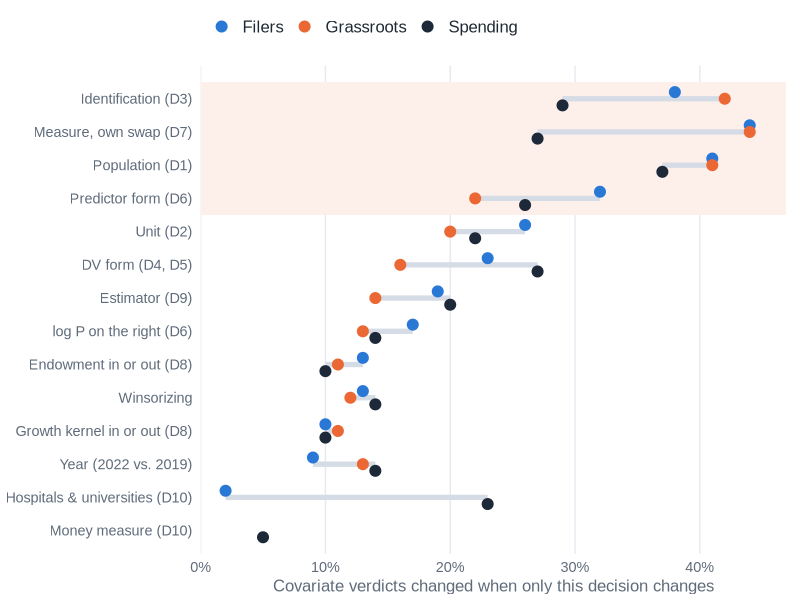
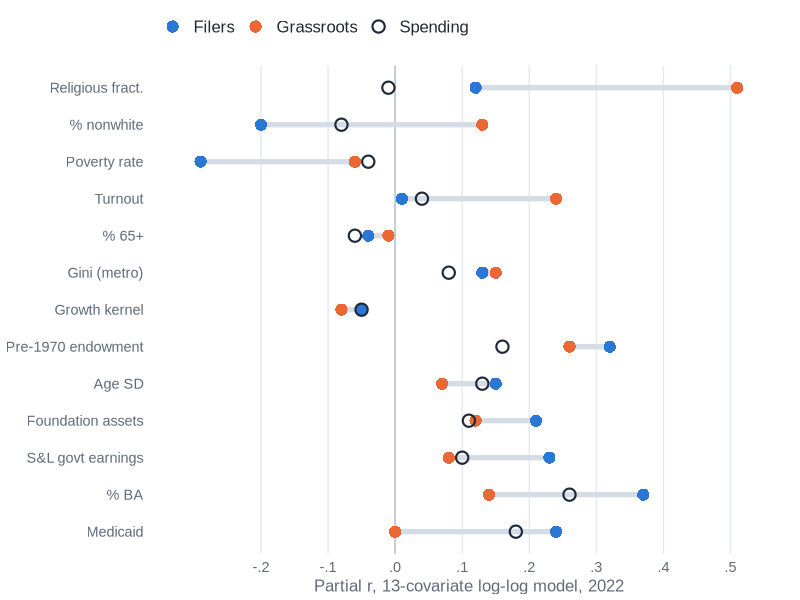
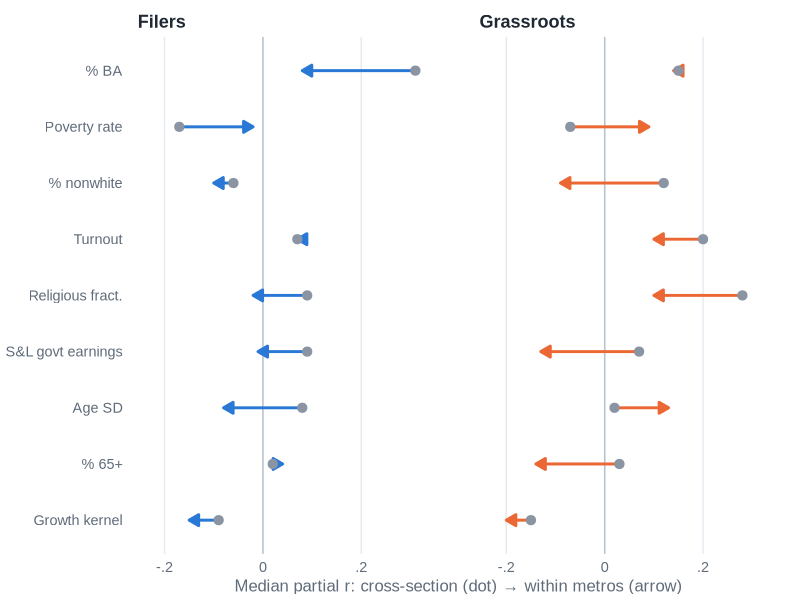
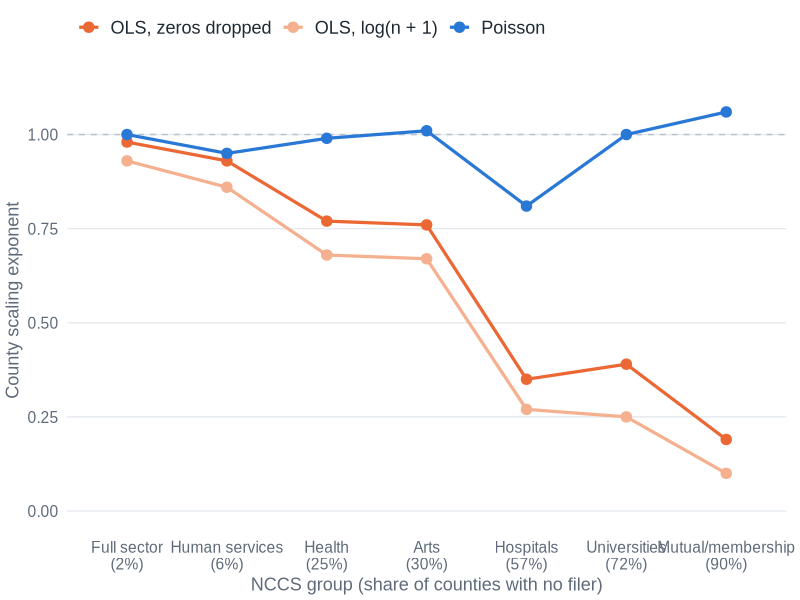
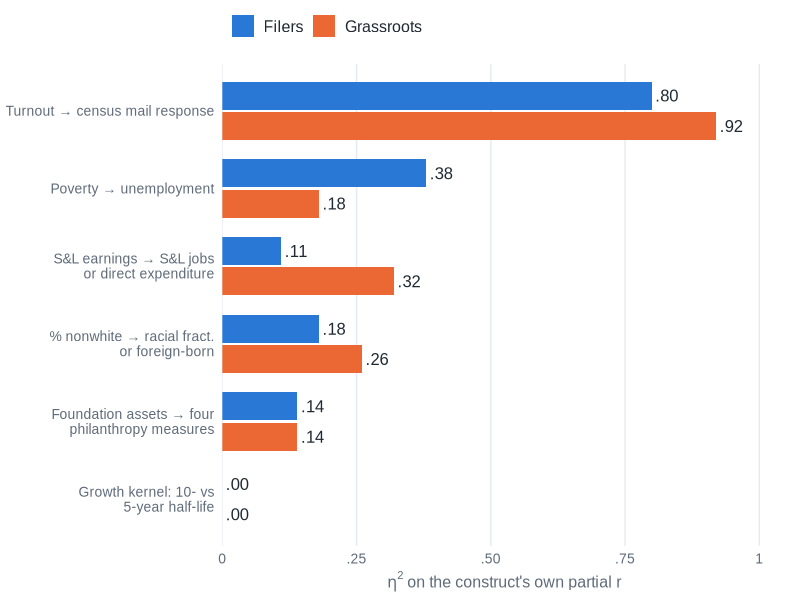
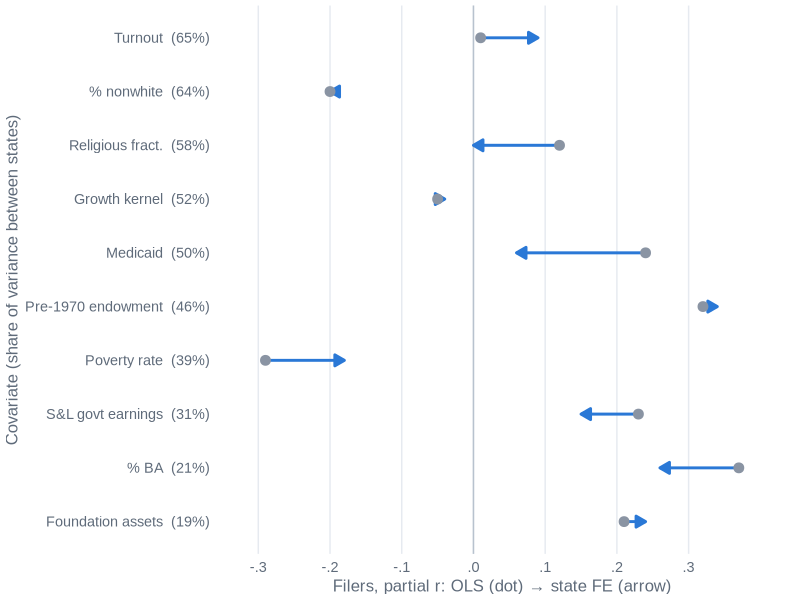
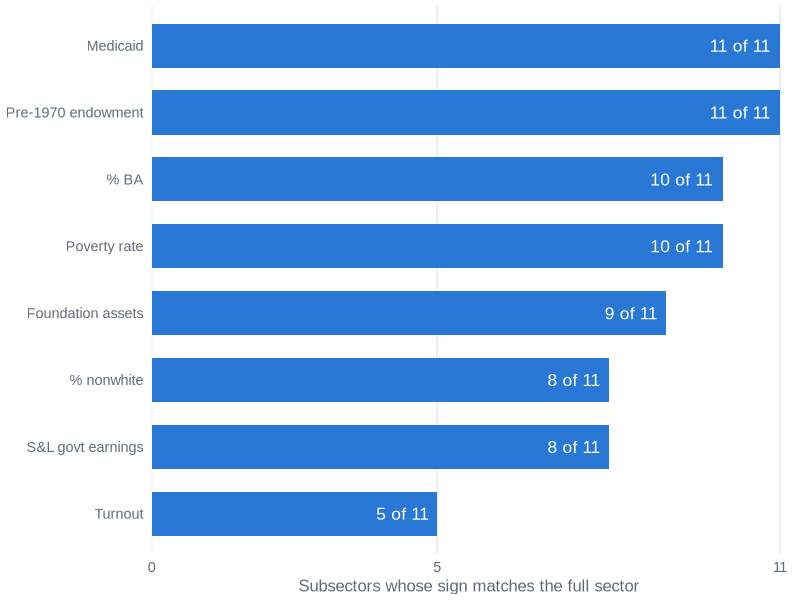

Reproduce these figures in R, in order.
# Figures for the design-decisions deck (build_design_decisions_deck.ps1).
# Values are transcribed from paper/04-design-decisions.qmd (run v11, 13-covariate
# model); each block names the table it comes from. Re-run after the chapter changes.
# Palette matches the stylized-facts deck: blue 2A78D6 (filers), orange EB6834 (grassroots).
#   Rscript paper/slides/make_deck_figures.R

suppressPackageStartupMessages({ library(ggplot2) })

here <- function(...) {
  args <- commandArgs(trailingOnly = FALSE)
  f <- sub("^--file=", "", args[grep("^--file=", args)])
  d <- if (length(f)) dirname(normalizePath(f)) else "paper/slides"
  file.path(d, ...)
}
out <- here("figs")
dir.create(out, showWarnings = FALSE)

ink <- "#1F2933"; muted <- "#5F6B7A"; grid <- "#E6EAF0"; tint <- "#F1F4F8"
blue <- "#2A78D6"; orange <- "#EB6834"; light_orange <- "#F4B08F"; gray <- "#8A94A3"
pop_cols <- c(Filers = blue, Grassroots = orange, Spending = "#1D2939")
font <- "Arial"

theme_deck <- function(base = 13) {
  theme_minimal(base_size = base, base_family = font) +
    theme(
      text = element_text(colour = ink),
      axis.text = element_text(colour = muted),
      axis.title = element_text(colour = muted, size = base - 1),
      panel.grid.major.y = element_blank(),
      panel.grid.minor = element_blank(),
      panel.grid.major.x = element_line(colour = grid, linewidth = .5),
      legend.position = "top", legend.justification = "left",
      legend.title = element_blank(),
      legend.text = element_text(colour = ink, size = base - 1),
      strip.text = element_text(colour = ink, face = "bold", hjust = 0, size = base),
      plot.margin = margin(4, 10, 4, 4)
    )
}
save <- function(p, name, w, h) {
  ggsave(file.path(out, name), p, width = w, height = h, dpi = 250,
         device = ragg::agg_png, bg = "white")
}
r_lab <- function(x) sub("^(-?)0", "\\1", sprintf("%.1f", x))

# ---- Impact: verdicts changed by decision (tbl-impact-summary) ---------------
imp <- data.frame(
  decision = c("Identification (D3)", "Measure, own swap (D7)", "Population (D1)",
               "Predictor form (D6)", "Unit (D2)", "DV form (D4, D5)", "Estimator (D9)",
               "log P on the right (D6)", "Endowment in or out (D8)", "Winsorizing",
               "Growth kernel in or out (D8)", "Year (2022 vs. 2019)",
               "Hospitals & universities (D10)", "Money measure (D10)"),
  Filers     = c(38, 44, 41, 32, 26, 23, 19, 17, 13, 13, 10,  9,  2, NA),
  Grassroots = c(42, 44, 41, 22, 20, 16, 14, 13, 11, 12, 11, 13, NA, NA),
  Spending   = c(29, 27, 37, 26, 22, 27, 20, 14, 10, 14, 10, 14, 23,  5)
)
imp$decision <- factor(imp$decision, levels = rev(imp$decision))
il <- reshape(imp, direction = "long", varying = names(pop_cols), v.names = "pct",
              timevar = "pop", times = names(pop_cols), idvar = "decision")
il <- il[!is.na(il$pct), ]
rng <- aggregate(pct ~ decision, il, function(x) c(min(x), max(x)))
rng <- data.frame(decision = rng$decision, lo = rng$pct[, 1], hi = rng$pct[, 2])
il$y <- as.numeric(il$decision) + c(Filers = .2, Grassroots = 0, Spending = -.2)[il$pop]
p <- ggplot(il, aes(pct, y)) +
  annotate("rect", xmin = -Inf, xmax = Inf, ymin = 10.5, ymax = 14.5, fill = "#FDF0EA") +
  geom_segment(data = rng, aes(x = lo, xend = hi, y = as.numeric(decision), yend = as.numeric(decision)),
               colour = "#D5DCE5", linewidth = 1.8) +
  geom_point(aes(colour = pop), size = 3.4) +
  scale_y_continuous(breaks = seq_along(levels(imp$decision)), labels = levels(imp$decision),
                     expand = expansion(add = .5)) +
  scale_colour_manual(values = pop_cols) +
  scale_x_continuous(limits = c(0, 46), breaks = seq(0, 40, 10), labels = function(x) paste0(x, "%"),
                     expand = expansion(mult = c(0, .02))) +
  labs(x = "Covariate verdicts changed when only this decision changes", y = NULL) +
  theme_deck(13)
save(p, "impact.png", 7.8, 5.6)

# ---- D1: partial r by population (tbl-d1) -------------------------------------
d1 <- data.frame(
  cov = c("% BA", "Foundation assets", "% nonwhite", "Turnout", "Poverty rate",
          "S&L govt earnings", "Medicaid", "Growth kernel", "Pre-1970 endowment",
          "Gini (metro)", "Religious fract.", "Age SD", "% 65+"),
  Filers     = c(.37, .21, -.20, .01, -.29, .23, .24, -.05, .32, .13, .12, .15, -.04),
  Grassroots = c(.14, .12,  .13, .24, -.06, .08, .00, -.08, .26, .15, .51, .07, -.01),
  Spending   = c(.26, .11, -.08, .04, -.04, .10, .18, -.05, .16, .08, -.01, .13, -.06)
)
d1$cov <- factor(d1$cov, levels = d1$cov[order(d1$Grassroots - d1$Filers)])
dl <- reshape(d1, direction = "long", varying = names(pop_cols), v.names = "r",
              timevar = "pop", times = names(pop_cols), idvar = "cov")
seg <- data.frame(cov = d1$cov, lo = pmin(d1$Filers, d1$Grassroots), hi = pmax(d1$Filers, d1$Grassroots))
p <- ggplot(dl, aes(r, cov)) +
  geom_vline(xintercept = 0, colour = "#B8C2CE") +
  geom_segment(data = seg, aes(x = lo, xend = hi, yend = cov), colour = "#D5DCE5", linewidth = 1.8) +
  geom_point(aes(colour = pop, shape = pop), size = 3.4, stroke = 1.1) +
  scale_colour_manual(values = pop_cols) + scale_shape_manual(values = c(16, 16, 1)) +
  scale_x_continuous(limits = c(-.32, .54), breaks = seq(-.2, .5, .1), labels = r_lab) +
  labs(x = "Partial r, 13-covariate log-log model, 2022", y = NULL) +
  theme_deck(13)
save(p, "d1_populations.png", 6.4, 5.4)

# ---- D3: cross-section -> within metros (tbl-d3) ------------------------------
d3 <- data.frame(
  cov = rep(c("% BA", "Poverty rate", "% nonwhite", "Turnout", "Religious fract.",
              "S&L govt earnings", "Age SD", "% 65+", "Growth kernel"), 2),
  pop = rep(c("Filers", "Grassroots"), each = 9),
  cs  = c(.31, -.17, -.06, .07, .09, .09, .08, .02, -.09,
          .15, -.07,  .12, .20, .28, .07, .02, .03, -.15),
  wi  = c(.08, -.02, -.10, .07, -.02, -.01, -.08, .04, -.15,
          .14,  .09, -.09, .10, .10, -.13, .13, -.14, -.20)
)
d3$cov <- factor(d3$cov, levels = rev(unique(d3$cov)))
p <- ggplot(d3, aes(y = cov)) +
  geom_vline(xintercept = 0, colour = "#B8C2CE") +
  geom_segment(aes(x = cs, xend = wi, yend = cov, colour = pop), linewidth = 1,
               arrow = arrow(length = unit(.11, "in"), type = "closed")) +
  geom_point(aes(x = cs), colour = gray, size = 2.8) +
  facet_wrap(~pop) +
  scale_colour_manual(values = pop_cols, guide = "none") +
  scale_x_continuous(limits = c(-.24, .34), breaks = c(-.2, 0, .2), labels = c("-.2", "0", ".2")) +
  labs(x = "Median partial r: cross-section (dot) → within metros (arrow)", y = NULL) +
  theme_deck(13) + theme(panel.spacing = unit(1.4, "lines"))
save(p, "d3_within.png", 6.4, 5.4)

# ---- D5: scaling exponent by estimator and share of zeros (tbl-d5) -------------
d5 <- data.frame(
  grp = c("Full sector (2%)", "Human services (6%)", "Health (25%)", "Arts (30%)",
          "Hospitals (57%)", "Universities (72%)", "Mutual/membership (90%)"),
  `OLS, zeros dropped` = c(.98, .93, .77, .76, .35, .39, .19),
  `OLS, log(n + 1)`    = c(.93, .86, .68, .67, .27, .25, .10),
  Poisson              = c(1.00, .95, .99, 1.01, .81, 1.00, 1.06), check.names = FALSE
)
d5$grp <- factor(d5$grp, levels = d5$grp)
d5l <- reshape(d5, direction = "long", varying = names(d5)[-1], v.names = "beta",
               timevar = "est", times = names(d5)[-1], idvar = "grp")
d5l$est <- factor(d5l$est, levels = names(d5)[-1])
p <- ggplot(d5l, aes(grp, beta, colour = est, group = est)) +
  geom_hline(yintercept = 1, colour = "#B8C2CE", linetype = 2) +
  geom_line(linewidth = 1.1) + geom_point(size = 3.2) +
  scale_colour_manual(values = c(orange, light_orange, blue)) +
  scale_y_continuous(limits = c(0, 1.12), breaks = seq(0, 1, .25)) +
  scale_x_discrete(labels = function(x) sub(" \\(", "\n(", x)) +
  labs(x = "NCCS group (share of counties with no filer)", y = "County scaling exponent") +
  theme_deck(14) + theme(panel.grid.major.y = element_line(colour = grid, linewidth = .5),
                         panel.grid.major.x = element_blank(),
                         axis.text.x = element_text(lineheight = .9))
save(p, "d5_zeros.png", 12.2, 4.0)

# ---- D7: measurement swaps, eta^2 on the construct's own term -----------------
d7 <- data.frame(
  swap = c("Turnout → census mail response", "Poverty → unemployment",
           "S&L earnings → S&L jobs\nor direct expenditure", "% nonwhite → racial fract.\nor foreign-born",
           "Foundation assets → four\nphilanthropy measures", "Growth kernel: 10- vs\n5-year half-life"),
  Filers = c(.80, .38, .11, .18, .14, .00), Grassroots = c(.92, .18, .32, .26, .14, .00)
)
d7$swap <- factor(d7$swap, levels = rev(d7$swap))
d7l <- reshape(d7, direction = "long", varying = c("Filers", "Grassroots"), v.names = "eta",
               timevar = "pop", times = c("Filers", "Grassroots"), idvar = "swap")
d7l$pop <- factor(d7l$pop, levels = c("Grassroots", "Filers"))
p <- ggplot(d7l, aes(eta, swap, fill = pop)) +
  geom_col(position = position_dodge(width = .78), width = .72) +
  geom_text(aes(label = sub("^0", "", sprintf("%.2f", eta))), position = position_dodge(width = .78),
            hjust = -.15, size = 4.2, family = font, colour = ink) +
  scale_fill_manual(values = pop_cols[1:2], breaks = c("Filers", "Grassroots")) +
  scale_x_continuous(limits = c(0, 1.05), breaks = seq(0, 1, .25), labels = c("0", ".25", ".50", ".75", "1"),
                     expand = expansion(mult = c(0, 0))) +
  labs(x = expression(eta^2 ~ "on the construct's own partial r"), y = NULL) +
  theme_deck(12.5) + theme(axis.text.y = element_text(lineheight = .9))
save(p, "d7_swaps.png", 6.4, 5.4)

# ---- D9: OLS vs state FE, filers, sorted by between-state share ---------------
d9 <- data.frame(
  cov = c("Turnout", "% nonwhite", "Religious fract.", "Growth kernel", "Medicaid",
          "Pre-1970 endowment", "Poverty rate", "S&L govt earnings", "% BA", "Foundation assets"),
  share = c(.65, .64, .58, .52, .50, .46, .39, .31, .21, .19),
  ols = c(.01, -.20, .12, -.05, .24, .32, -.29, .23, .37, .21),
  sfe = c(.09, -.20, .00, -.04, .06, .34, -.18, .15, .26, .24)
)
d9$lab <- sprintf("%s  (%d%%)", d9$cov, round(100 * d9$share))
d9$lab <- factor(d9$lab, levels = rev(d9$lab))
p <- ggplot(d9, aes(y = lab)) +
  geom_vline(xintercept = 0, colour = "#B8C2CE") +
  geom_segment(aes(x = ols, xend = sfe, yend = lab), colour = blue, linewidth = 1,
               arrow = arrow(length = unit(.11, "in"), type = "closed")) +
  geom_point(aes(x = ols), colour = gray, size = 3) +
  scale_x_continuous(limits = c(-.32, .4), breaks = seq(-.3, .3, .1), labels = r_lab) +
  labs(x = "Filers, partial r: OLS (dot) → state FE (arrow)",
       y = "Covariate (share of variance between states)") +
  theme_deck(13)
save(p, "d9_statefe.png", 6.4, 5.4)

# ---- D11: subsectors sharing the full-sector sign (of 11) ---------------------
d11 <- data.frame(
  cov = c("Medicaid", "Pre-1970 endowment", "% BA", "Poverty rate", "Foundation assets",
          "% nonwhite", "S&L govt earnings", "Turnout"),
  n = c(11, 11, 10, 10, 9, 8, 8, 5)
)
d11$cov <- factor(d11$cov, levels = rev(d11$cov))
p <- ggplot(d11, aes(n, cov)) +
  geom_col(fill = blue, width = .66) +
  geom_text(aes(label = paste(n, "of 11")), hjust = 1.15, colour = "white", size = 4.4, family = font) +
  scale_x_continuous(limits = c(0, 11), breaks = c(0, 5, 11), expand = expansion(mult = c(0, .01))) +
  labs(x = "Subsectors whose sign matches the full sector", y = NULL) +
  theme_deck(13)
save(p, "d11_subsectors.png", 6.4, 5.0)

cat("figures written to", out, "\n")
